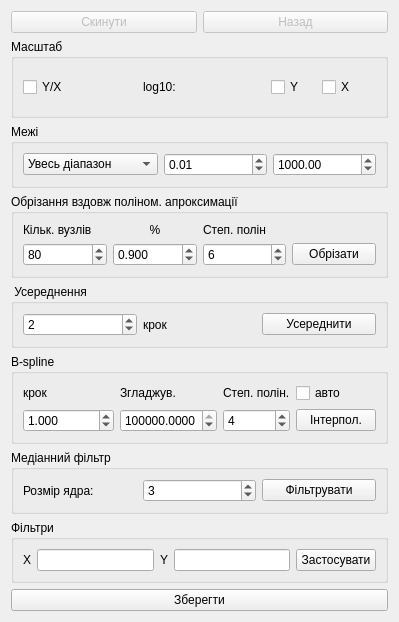
      <widget class="QWidget" name="tab_3">
       <property name="enabled">
        <bool>true</bool>
       </property>
       <attribute name="title">
        <string>Зразок</string>
       </attribute>
       <layout class="QVBoxLayout" name="verticalLayout_3">
        <item>
         <layout class="QHBoxLayout" name="horizontalLayout_8">
          <item>
           <widget class="QPushButton" name="sReset">
            <property name="enabled">
             <bool>false</bool>
            </property>
            <property name="text">
             <string>Скинути</string>
            </property>
           </widget>
          </item>
          <item>
           <widget class="QPushButton" name="sUndo">
            <property name="enabled">
             <bool>false</bool>
            </property>
            <property name="text">
             <string>Назад</string>
            </property>
           </widget>
          </item>
         </layout>
        </item>
        <item>
         <widget class="QGroupBox" name="groupBox_14">
          <property name="enabled">
           <bool>true</bool>
          </property>
          <property name="title">
           <string>Масштаб</string>
          </property>
          <layout class="QHBoxLayout" name="horizontalLayout_5">
           <item>
            <widget class="QCheckBox" name="sY_XScale">
             <property name="text">
              <string>Y/X</string>
             </property>
            </widget>
           </item>
           <item>
            <widget class="QLabel" name="label_34">
             <property name="text">
              <string>log10:</string>
             </property>
            </widget>
           </item>
           <item>
            <widget class="QWidget" name="sLogScale" native="true">
             <layout class="QHBoxLayout" name="horizontalLayout_6">
              <item>
               <widget class="QCheckBox" name="sYLogScale">
                <property name="enabled">
                 <bool>true</bool>
                </property>
                <property name="text">
                 <string>Y</string>
                </property>
               </widget>
              </item>
              <item>
               <widget class="QCheckBox" name="sXLogScale">
                <property name="enabled">
                 <bool>true</bool>
                </property>
                <property name="text">
                 <string>X</string>
                </property>
               </widget>
              </item>
             </layout>
            </widget>
           </item>
          </layout>
         </widget>
        </item>
        <item>
         <widget class="QGroupBox" name="groupBox_13">
          <property name="title">
           <string>Межі</string>
          </property>
          <layout class="QHBoxLayout" name="horizontalLayout_9">
           <item>
            <widget class="QComboBox" name="sAllSliceConcat">
             <item>
              <property name="text">
               <string>Увесь діапазон</string>
              </property>
             </item>
             <item>
              <property name="text">
               <string>Вирізати</string>
              </property>
             </item>
             <item>
              <property name="text">
               <string>Обробити частину</string>
              </property>
             </item>
            </widget>
           </item>
           <item>
            <widget class="QDoubleSpinBox" name="sStart">
             <property name="inputMethodHints">
              <set>Qt::ImhFormattedNumbersOnly|Qt::ImhPreferNumbers</set>
             </property>
             <property name="minimum">
              <double>-1000.000000000000000</double>
             </property>
             <property name="maximum">
              <double>99999999.000000000000000</double>
             </property>
             <property name="singleStep">
              <double>0.500000000000000</double>
             </property>
             <property name="value">
              <double>0.010000000000000</double>
             </property>
            </widget>
           </item>
           <item>
            <widget class="QDoubleSpinBox" name="sEnd">
             <property name="inputMethodHints">
              <set>Qt::ImhFormattedNumbersOnly|Qt::ImhPreferNumbers</set>
             </property>
             <property name="minimum">
              <double>-1000.000000000000000</double>
             </property>
             <property name="maximum">
              <double>9999999.000000000000000</double>
             </property>
             <property name="singleStep">
              <double>0.500000000000000</double>
             </property>
             <property name="value">
              <double>1000.000000000000000</double>
             </property>
            </widget>
           </item>
          </layout>
         </widget>
        </item>
        <item>
         <widget class="QGroupBox" name="groupBox_11">
          <property name="title">
           <string>Обрізання вздовж поліном. апроксимації</string>
          </property>
          <layout class="QGridLayout" name="gridLayout_10">
           <item row="0" column="0">
            <widget class="QLabel" name="label_23">
             <property name="text">
              <string>Кільк. вузлів</string>
             </property>
            </widget>
           </item>
           <item row="0" column="1">
            <widget class="QLabel" name="label_24">
             <property name="text">
              <string>%</string>
             </property>
             <property name="alignment">
              <set>Qt::AlignCenter</set>
             </property>
            </widget>
           </item>
           <item row="0" column="2">
            <widget class="QLabel" name="label_22">
             <property name="text">
              <string>Степ. полін</string>
             </property>
            </widget>
           </item>
           <item row="1" column="0">
            <widget class="QDoubleSpinBox" name="sPolyN">
             <property name="decimals">
              <number>0</number>
             </property>
             <property name="minimum">
              <double>0.000000000000000</double>
             </property>
             <property name="maximum">
              <double>9999.000000000000000</double>
             </property>
             <property name="value">
              <double>80.000000000000000</double>
             </property>
            </widget>
           </item>
           <item row="1" column="1">
            <widget class="QDoubleSpinBox" name="sPolyP">
             <property name="decimals">
              <number>3</number>
             </property>
             <property name="minimum">
              <double>0.001000000000000</double>
             </property>
             <property name="maximum">
              <double>999.000000000000000</double>
             </property>
             <property name="singleStep">
              <double>0.010000000000000</double>
             </property>
             <property name="value">
              <double>0.900000000000000</double>
             </property>
            </widget>
           </item>
           <item row="1" column="2">
            <widget class="QDoubleSpinBox" name="sPolyM">
             <property name="decimals">
              <number>0</number>
             </property>
             <property name="value">
              <double>6.000000000000000</double>
             </property>
            </widget>
           </item>
           <item row="1" column="3">
            <widget class="QPushButton" name="sPolyOk">
             <property name="text">
              <string>Обрізати</string>
             </property>
            </widget>
           </item>
          </layout>
         </widget>
        </item>
        <item>
         <widget class="QGroupBox" name="groupBox_15">
          <property name="title">
           <string> Усереднення</string>
          </property>
          <layout class="QHBoxLayout" name="horizontalLayout_19">
           <item>
            <widget class="QDoubleSpinBox" name="sAverageStep">
             <property name="decimals">
              <number>0</number>
             </property>
             <property name="minimum">
              <double>1.000000000000000</double>
             </property>
             <property name="maximum">
              <double>999999999.000000000000000</double>
             </property>
             <property name="singleStep">
              <double>1.000000000000000</double>
             </property>
             <property name="value">
              <double>2.000000000000000</double>
             </property>
            </widget>
           </item>
           <item>
            <widget class="QLabel" name="label_26">
             <property name="text">
              <string>крок</string>
             </property>
            </widget>
           </item>
           <item>
            <widget class="QPushButton" name="sAverageOk">
             <property name="text">
              <string>Усереднити</string>
             </property>
            </widget>
           </item>
          </layout>
         </widget>
        </item>
        <item>
         <widget class="QGroupBox" name="groupBox_10">
          <property name="title">
           <string>В-spline</string>
          </property>
          <layout class="QGridLayout" name="gridLayout_3">
           <item row="0" column="0">
            <widget class="QLabel" name="label_21">
             <property name="text">
              <string>крок</string>
             </property>
            </widget>
           </item>
           <item row="0" column="1">
            <widget class="QLabel" name="label_20">
             <property name="text">
              <string>Згладжув.</string>
             </property>
            </widget>
           </item>
           <item row="0" column="2">
            <widget class="QLabel" name="label_5">
             <property name="text">
              <string>Степ. полін.</string>
             </property>
            </widget>
           </item>
           <item row="1" column="0">
            <widget class="QDoubleSpinBox" name="sB_splineStep">
             <property name="decimals">
              <number>3</number>
             </property>
             <property name="minimum">
              <double>0.001000000000000</double>
             </property>
             <property name="maximum">
              <double>999999999.000000000000000</double>
             </property>
             <property name="singleStep">
              <double>0.500000000000000</double>
             </property>
             <property name="value">
              <double>1.000000000000000</double>
             </property>
            </widget>
           </item>
           <item row="1" column="1">
            <widget class="QDoubleSpinBox" name="sB_splineS">
             <property name="decimals">
              <number>4</number>
             </property>
             <property name="minimum">
              <double>0.000000000000000</double>
             </property>
             <property name="maximum">
              <double>999999999.000000000000000</double>
             </property>
             <property name="singleStep">
              <double>0.050000000000000</double>
             </property>
             <property name="value">
              <double>1500000.000000000000000</double>
             </property>
            </widget>
           </item>
           <item row="1" column="2">
            <widget class="QDoubleSpinBox" name="sB_splineK">
             <property name="decimals">
              <number>0</number>
             </property>
             <property name="maximum">
              <double>5.000000000000000</double>
             </property>
             <property name="value">
              <double>4.000000000000000</double>
             </property>
            </widget>
           </item>
           <item row="1" column="3">
            <widget class="QPushButton" name="sB_splineOk">
             <property name="text">
              <string>Інтерпол.</string>
             </property>
            </widget>
           </item>
           <item row="0" column="3">
            <widget class="QCheckBox" name="sAutoB_splineS">
             <property name="text">
              <string>авто</string>
             </property>
            </widget>
           </item>
          </layout>
         </widget>
        </item>
        <item>
         <widget class="QGroupBox" name="groupBox_12">
          <property name="title">
           <string>Медіанний фільтр</string>
          </property>
          <layout class="QGridLayout" name="gridLayout_9">
           <item row="0" column="0">
            <widget class="QLabel" name="label_25">
             <property name="text">
              <string>Розмір ядра:</string>
             </property>
            </widget>
           </item>
           <item row="0" column="1">
            <widget class="QSpinBox" name="sMedFiltS">
             <property name="minimum">
              <number>1</number>
             </property>
             <property name="singleStep">
              <number>2</number>
             </property>
             <property name="value">
              <number>3</number>
             </property>
            </widget>
           </item>
           <item row="0" column="2">
            <widget class="QPushButton" name="sMedFilt">
             <property name="text">
              <string>Фільтрувати</string>
             </property>
            </widget>
           </item>
          </layout>
         </widget>
        </item>
        <item>
         <widget class="QGroupBox" name="groupBox_22">
          <property name="title">
           <string>Фільтри</string>
          </property>
          <layout class="QHBoxLayout" name="horizontalLayout_23">
           <item>
            <widget class="QLabel" name="label_28">
             <property name="text">
              <string>X</string>
             </property>
            </widget>
           </item>
           <item>
            <widget class="QLineEdit" name="sXFilt">
             <property name="enabled">
              <bool>true</bool>
             </property>
            </widget>
           </item>
           <item>
            <widget class="QLabel" name="label_29">
             <property name="text">
              <string>Y</string>
             </property>
            </widget>
           </item>
           <item>
            <widget class="QLineEdit" name="sYFilt">
             <property name="enabled">
              <bool>true</bool>
             </property>
            </widget>
           </item>
           <item>
            <widget class="QPushButton" name="sFiltOk">
             <property name="text">
              <string>Застосувати</string>
             </property>
            </widget>
           </item>
          </layout>
         </widget>
        </item>
        <item>
         <widget class="QPushButton" name="sSave">
          <property name="text">
           <string>Зберегти</string>
          </property>
         </widget>
        </item>
       </layout>
      </widget>
